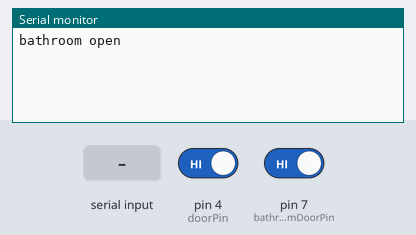
Bench run of a sketch on a simulated Arduino Uno, built with avr-gcc and run on an emulated ATmega328P. On the bench: the last lines printed to the serial monitor. Inputs (shaded band) come from the test bench; at power-on: pin 4 (doorPin) HIGH, pin 7 (bathroomDoorPin) HIGH.

Above: at 1.2 s.
1.3 s: pin 4 (doorPin) driven LOW
At 2.1 s:
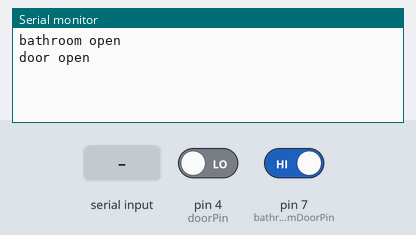
2.8 s: pin 7 (bathroomDoorPin) driven LOW
At 3.2 s:
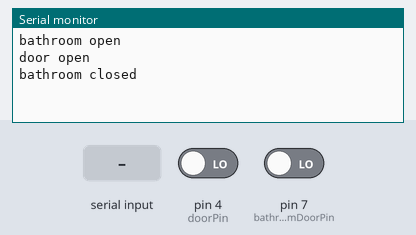
4.3 s: "1\n" received over Serial
At 5.5 s:
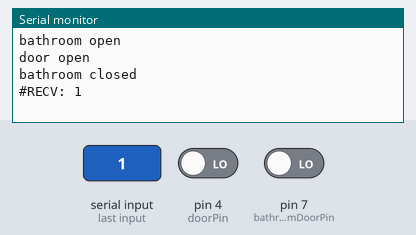
5.8 s: pin 4 (doorPin) driven HIGH
At 6.7 s:
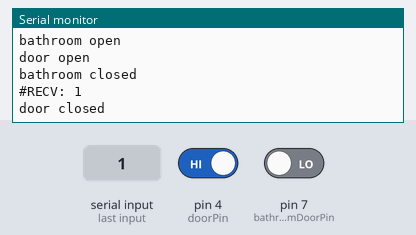
7.3 s: byte 10 ('\n') received over Serial
At 7.9 s:
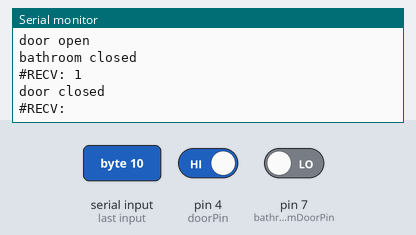
8.8 s: "0\n" received over Serial
At 10.2 s:
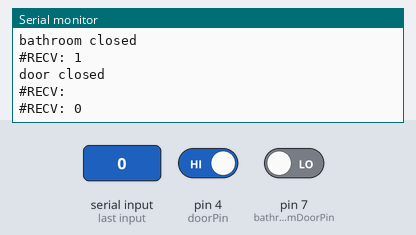

The sketch:

arduino_door_tweet.pde
```cpp
// (licence header left out)
#define doorPin (4)
#define bathroomDoorPin (7)
#define tempPin (0)
#define buzzerHighPin (11)
#define INPUT_BUFFER(S) (strcmp((S), buffer) == 0)

//  Incoming serial msg buffer
#define BUFSIZE 256
char buffer[BUFSIZE];
int buffer_idx = 0;

//  Musical note table, frequencies in Hz
int NOTES[] = {
    2093,  // C7
    2349,  // D7
    2637,  // E7
    2794,  // F7
    3136,  // G7
    3520,  // A7
    3951,  // B7
    4186,  // C8
};

int doorPinState;
int bathroomDoorPinState;

void setup() {
    Serial.begin( 9600 );

    // set input pins & pull-ups
    pinMode( doorPin, INPUT );
    pinMode( tempPin, INPUT );
    pinMode( bathroomDoorPin, INPUT );
    digitalWrite( doorPin, HIGH );
    digitalWrite( tempPin, HIGH );
    digitalWrite( bathroomDoorPin, HIGH );

    //  reset piezo
    digitalWrite( buzzerHighPin, LOW);

    doorPinState = digitalRead( doorPin );
    bathroomDoorPinState = digitalRead( bathroomDoorPin );

    // transform note frequencies to periods
    for (int i=0; i < 8; ++i) {
        NOTES[i] = 1e6 / NOTES[i];
    }
}

/// Read temperature from supplied pin
float readTemperature(int pin)
{
    int temp = analogRead(tempPin);
    float voltage = temp * 5.0f / 1024;
    float celsius = (voltage - 0.5f) * 100;
    return celsius;
}

///  Check door status and update global doorPinState
int checkDoor() {
    int newDoorPinState;

    newDoorPinState = digitalRead( doorPin );
    if( doorPinState != newDoorPinState ){
        doorPinState = newDoorPinState;
        return 1;
    }
    return 0;
}

///  Check door status and update global doorPinState
int checkBathroomDoor() {
    int newBathroomDoorPinState;

    newBathroomDoorPinState = !digitalRead( bathroomDoorPin );
    if( bathroomDoorPinState != newBathroomDoorPinState ){
        bathroomDoorPinState = newBathroomDoorPinState;
        return 1;
    }
    return 0;
}

///  Check serial port for incoming messages and update global buffer
int checkSerialCommand() {
    int pending = 0;

    if (buffer_idx == 0) {
        memset(buffer, 0, BUFSIZE);
    }

    // Read an incoming command
    // if bytes are available, addthemto the buffer
    int incoming = Serial.available();
    while (incoming-- > 0) {
        char foo = Serial.read();

        if (foo == '\n') {
            pending = 1;
            buffer[buffer_idx++] = 0;
            buffer_idx = 0;
            Serial.print("#RECV: ");
            Serial.println( buffer );
        }
        else {
            buffer[buffer_idx++] = foo;
            buffer[buffer_idx] = 0;
        }
    }

    return pending;
}

/**
 * Print a door's state to serial line
 *
 * @param doorState pointer to door state to check
 * @param doorName name of door to use in serial output
 */
void print_door_state(int* doorState, const char* doorName)
{
    if( *doorState == 0 ) {
        // door open
        Serial.print(doorName);
        Serial.println( " open" );
        // digitalWrite( 13, HIGH ); ???
    }
    else {
        // door closed
        Serial.print(doorName);
        Serial.println( " closed" );
        // digitalWrite( 13, LOW );  ???
    }
}

/**
 * Sound a given note on the buzzer for a specified duration
 *
 * @param note note table index (0-7)
 * @param duration duration of buzz in microseconds
 */
int buzz(int note, long duration)
{
    if (note >= 0 && note < 8) {
        int period = NOTES[note] / 2;
        long elapsed_time = 0;

        // while (elapsed_time < duration) {
        // square wave
        // digitalWrite(buzzerHighPin, HIGH);
        // delayMicroseconds(period);
        // digitalWrite(buzzerHighPin, LOW);
        // delayMicroseconds(period);
        // elapsed_time += period;

        // XXX the above code doesn't work yet, so here's a bodgy fallback
        analogWrite(11, 128);
        delay(1000);
        analogWrite(11, 0);

        // }
        return 1;
    }
    else {
        Serial.println("buzz note out of range");
    }
    // invalid note, return fail
    return 0;
}

void loop() {
    const char* door_name = "door";
    const char* bathroom_door_name = "bathroom";

    //  Poll & push events to serial
    if (checkDoor()) {
        print_door_state(&doorPinState, door_name);
    }

    if (checkBathroomDoor()) {
        print_door_state(&bathroomDoorPinState, bathroom_door_name);
    }

    //  Respond to incoming serial commands
    if (checkSerialCommand()) {
        if (INPUT_BUFFER("temperature")) {
            float temp = readTemperature(tempPin);
            Serial.print("temperature ");
            Serial.print(temp);
            Serial.println('C');
        }
        else if (INPUT_BUFFER("door state")) {
            print_door_state(&doorPinState, door_name);
        }
        else if (INPUT_BUFFER("bathroom door state")) {
            print_door_state(&bathroomDoorPinState, bathroom_door_name);
        }
        else if (INPUT_BUFFER("buzz")) {
            buzz(0, 2e6);
            Serial.println("buzz played");
        }
    }
}
```

Measured:
- after the input at 1.3 s, the serial monitor: prints a new line at once (image 1)
- after the input at 2.8 s, the serial monitor: prints a new line at once (image 2)
- after the input at 4.3 s, the serial monitor: prints a new line at once (image 3)
- after the input at 5.8 s, the serial monitor: prints a new line at once (image 4)
- after the input at 7.3 s, the serial monitor: prints a new line at once (image 5)
- after the input at 8.8 s, the serial monitor: prints a new line at once (image 6)
